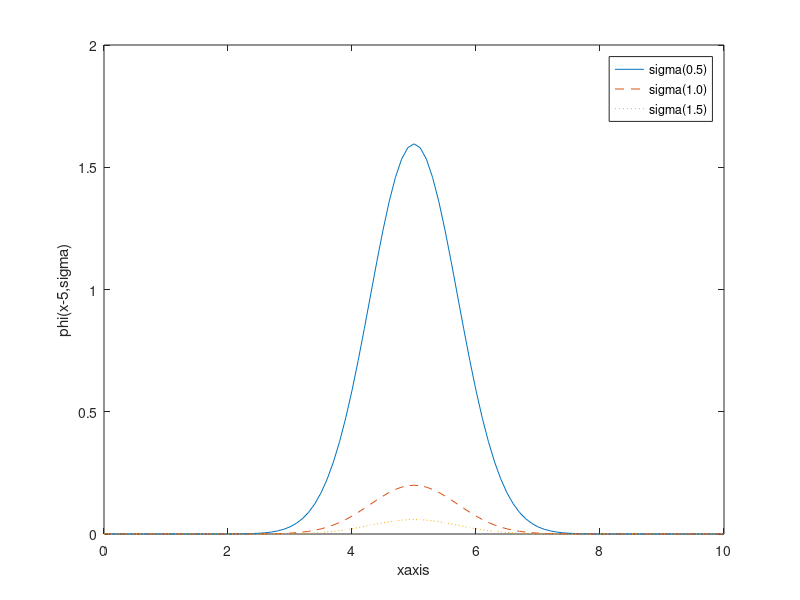

MATLAB code to generate this figure:
x = [0:.1:10]
mu = 5
e = 2.718
y1 = (1/((0.5)*sqrt(2*pi)))*e.^-((x-mu).^2)/(2*(0.5).^2)
y2 = (1/((1.0)*sqrt(2*pi)))*e.^-((x-mu).^2)/(2*(1.0).^2)
y3 = (1/((1.5)*sqrt(2*pi)))*e.^-((x-mu).^2)/(2*(1.5).^2)
function_values = []
sigma = 0.5:0.5:1.5
plot(x,y1,"-", x,y2,"--", x,y3,":")
xlabel('xaxis')
ylabel('phi(x-5,sigma)')
legend('sigma(0.5)','sigma(1.0)','sigma(1.5)')
